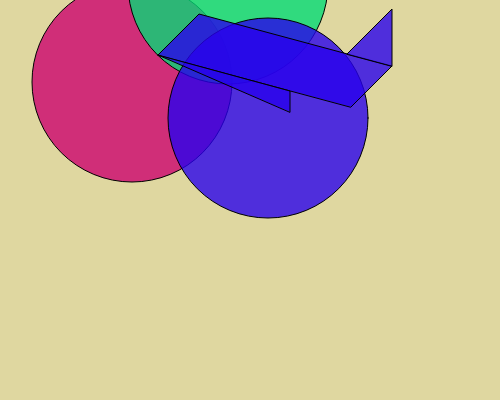
Frame 1 (no input)
Frame 60 (no input): identical to frame 1, image omitted
Frame 120 (the mouse pressed at the canvas centre since frame 60): identical to frame 1, image omitted

The p5.js sketch that drew this single still picture (run headless with seeded random() and noise() and a simulated clock; from frame 60 on, the mouse is pressed at the canvas centre):

// p5.js sketch
// ── sketch.js
function setup() {
  createCanvas(500,400);
}

function draw() {
background(223,215,160);
fill(204,0,110,200);
ellipse(132,82,200,200);
fill(0,220,118,200);
ellipse(228,-16,200,200);
fill(40,0,237,200);
ellipse(268,118,200,200);

quad(158, 55, 199, 14, 392, 66, 351, 107);
triangle(347, 54, 392, 9, 392, 66);
triangle(158, 55, 290, 91, 290, 112);
}
